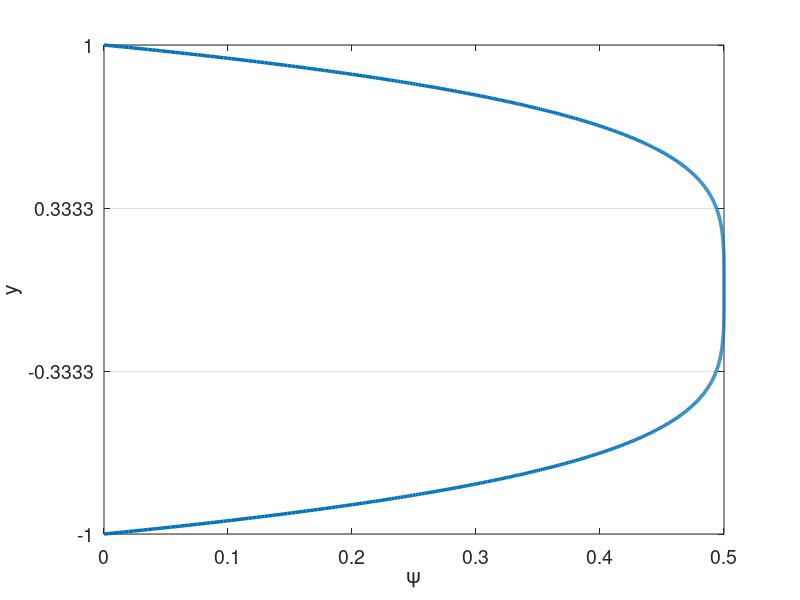

The MATLAB script that drew this image: (Note: this script raises an error after producing the figure.)
% clc
clear all
close all


set(0,'DefaultAxesFontSize',14)
set(0,'defaultLineLineWidth',2.5)
% set(0,'DefaultFigureWindowStyle','docked')


linestyles = {'k-','b-','r-','g-','c-','m-','k--','b--','r--','g--','c--','m--','k-.','b-.','r-.','g-.','c-.','m-.','k:','b:','r:','g:','c:','m:'};
pointstyles = {'ko','bo','ro','go','co','mo','k^','b^','r^','g^','c^','m^','ks','bs','rs','gs','cs','ms','k*','b*','r*','g*','c*','m*','k+','b+','r+','g+','c+','m+'};

%%%%%%%%%%%%%%%%%%%%%%%%%%%%%%%%%%%%%%%%%%%%%%%%%%%%%%%%%%%%%%%%%%
% Navier-Stokes Solver Demo (2D Channel)
%%%%%%%%%%%%%%%%%%%%%%%%%%%%%%%%%%%%%%%%%%%%%%%%%%%%%%%%%%%%%%%%%%

format compact;
format short; 
Re = 1; Pr=0.8; Pe=Re*Pr; 
dpdx = 1;

%N=16; E=5; N1=N+1; nL=N1*N1*E;  % 16th order
N=4; % polynomial order  
Ex=3; % Number of elements in x
Ey=3; % Number of elements in y
CFL=0.1;
u_ic = Re;
pert = 0.0;
f_ic = @(x,y) u_ic*dpdx*(1-y.^2)/2;

%% Enrichment information
en_on = 1;
N_en_y = 3; 
% psi = {@(x,y) dpdx*(0.5*(1 - y.^2) + 0.*x), @(x,y) 0.*y + 0.*x};
% gpsi = {@(x,y) 0.*y + 0.*x, @(x,y) dpdx*(-1.*y + 0.*x), ...
%         @(x,y) 0.*y + 0.*x, @(x,y) 0.*y + 0.*x};
% hpsi = {@(x,y) 0.*y + 0.*x, @(x,y) dpdx*(-1 - 0.*y + 0.*x), ...
%         @(x,y) 0.*y + 0.*x, @(x,y) 0.*y + 0.*x};
    
% enrich y^4    
psi = {@(x,y) (0.5*(1 - y.^4) + 0.*x), @(x,y) 0.*y + 0.*x};
gpsi = {@(x,y) 0.*y + 0.*x, @(x,y) (-2.*y.^3 + 0.*x), ...
        @(x,y) 0.*y + 0.*x, @(x,y) 0.*y + 0.*x};
hpsi = {@(x,y) 0.*y + 0.*x, @(x,y) (-6.*y.^2 + 0.*x), ...
        @(x,y) 0.*y + 0.*x, @(x,y) 0.*y + 0.*x};
   

% enrich y^6    
% psi = {@(x,y) (0.5*(1 - y.^6) + 0.*x), @(x,y) 0.*y + 0.*x};
% gpsi = {@(x,y) 0.*y + 0.*x, @(x,y) (-3.*y.^5 + 0.*x), ...
%         @(x,y) 0.*y + 0.*x, @(x,y) 0.*y + 0.*x};
% hpsi = {@(x,y) 0.*y + 0.*x, @(x,y) (-15.*y.^4 + 0.*x), ...
%         @(x,y) 0.*y + 0.*x, @(x,y) 0.*y + 0.*x};   

% No enrichment on one half
% psi = {@(x,y) (y<=0).*(0.5*(1 - y.^2)) + (y>0).*0.5 + 0.*x, @(x,y) 0.*y + 0.*x};
% gpsi = {@(x,y) 0.*y + 0.*x, @(x,y) (y<=0).*(-1.*y)+ (y>0).*0 + 0.*x, ...
%         @(x,y) 0.*y + 0.*x, @(x,y) 0.*y + 0.*x};
% hpsi = {@(x,y) 0.*y + 0.*x, @(x,y) (y<=0).*(-1.)+ (y>0).*0 + 0.*y + 0.*x, ...
%         @(x,y) 0.*y + 0.*x, @(x,y) 0.*y + 0.*x};

% Blended enrichment
% En - Blend - normal .. - Blend - En
% N_en_form = 1;
% Ly = 2/Ey;
% ye = 1-Ly*N_en_form; % end of enrichment
% yb = 1-Ly*(N_en_form+1); % end of blending
% 
% blend = @(x,y) 0.*x + ...
%     (abs(y) >= (ye-eps)).*1 + ...
%     ((-(ye-eps) < y).*(y <= -(yb-eps))).*(y-(-yb))/((-ye)-(-yb)) + ...
%     + y.*0 + ...
%     (((ye-eps) > y).*(y >= (yb-eps))).*(y-(yb))/((ye)-(yb));
% dblend = @(x,y) 0.*x + ...
%     (abs(y) >= (ye-eps)).*0 + ...
%     ((-(ye-eps) < y).*(y <= -(yb-eps))).*1./((-ye)-(-yb)) + ...
%     + y.*0 + ...
%     (((ye-eps) > y).*(y >= (yb-eps))).*1./((ye)-(yb));
% hblend = @(x,y) 0.*x + ...
%     (abs(y) >= (ye-eps)).*0 + ...
%     ((-(ye-eps) < y).*(y <= -(yb-eps))).*0 + ...
%     + y.*0 + ...
%     (((ye-eps) > y).*(y >= (yb-eps))).*0;
% 
% % c1 = 1./(-ye^2-yb^2+2*ye*yb);
% % c2 = -2*ye*c1;
% % c3 = -(yb^2-2*yb*ye)*c1;
% % c1b = 1./(-(-ye)^2-(-yb)^2+2*(-ye)*(-yb));
% % c2b = -2*(-ye)*c1;
% % c3b = -((-yb)^2-2*(-yb)*(-ye))*c1;
% % blend = @(x,y) 0.*x + ...
% %     (abs(y) >= ye-eps).*1 + ...
% %     ((-(ye-eps) < y).*(y <= -(yb-eps))).*(c1b*y.^2+c2b*y+c3b) + ...
% %     + y.*0 + ...
% %     (((ye-eps) > y).*(y >= (yb-eps))).*(c1*y.^2+c2*y+c3);
% % 
% % dblend = @(x,y) 0.*x + ...
% %     (abs(y) >= (ye-eps)).*0 + ...
% %     ((-(ye-eps) < y).*(y <= -(yb-eps))).*(2*c1b*y+c2b) + ...
% %     + y.*0 + ...
% %     (((ye-eps) > y).*(y >= (yb-eps))).*(2*c1*y+c2);
% % 
% % hblend = @(x,y) 0.*x + ...
% %     (abs(y) >= (ye-eps)).*0 + ...
% %     ((-(ye-eps) < y).*(y <= -(yb-eps))).*2*c1b + ...
% %     + y.*0 + ...
% %     (((ye-eps) > y).*(y >= (yb-eps))).*2*c1;
% 
% en = @(x,y)(0.5*(1 - y.^2)) + 0.*x;
% den = @(x,y) (-1.*y + 0.*x);
% hen = @(x,y) (-1 - 0.*y + 0.*x);
% 
% psi = {@(x,y) blend(x,y).*en(x,y), @(x,y) 0.*y + 0.*x};
% gpsi = {@(x,y) 0.*y + 0.*x, ...
%         @(x,y) blend(x,y).*den(x,y) + dblend(x,y).*en(x,y), ...
%         @(x,y) 0.*y + 0.*x, @(x,y) 0.*y + 0.*x};
% hpsi = {@(x,y) 0.*y + 0.*x, ...
%         @(x,y) blend(x,y).*hen(x,y) + 2*dblend(x,y).*den(x,y) + hblend(x,y).*en(x,y), ...
%         @(x,y) 0.*y + 0.*x, @(x,y) 0.*y + 0.*x};

% Flat enrichment in middle
% Middle is higher than normal enrichment
% en_loc = 2/Ey+0.0001;
% psi = {@(x,y) ((1-abs(y))<=en_loc).*(0.5*(1 - y.^2) + 0.*x)+((1-abs(y))>en_loc).*0.5*(1-(1-2/Ey)^2), @(x,y) 0.*y + 0.*x};
% gpsi = {@(x,y) 0.*y + 0.*x, @(x,y) ((1-abs(y))<=en_loc).*(-1.*y + 0.*x), ...
%         @(x,y) 0.*y + 0.*x, @(x,y) 0.*y + 0.*x};
% hpsi = {@(x,y) 0.*y + 0.*x, @(x,y) ((1-abs(y))<=en_loc).*(-1 - 0.*y + 0.*x), ...
%         @(x,y) 0.*y + 0.*x, @(x,y) 0.*y + 0.*x};

% % 0 enrichment in middle  
% Middle is slightly below normal enrichment
% en_loc = 2/Ey+0.000000001;
% psi = {@(x,y) ((1-abs(y))<=en_loc).*(0.5*(1 - y.^2) + 0.*x), @(x,y) 0.*y + 0.*x};
% gpsi = {@(x,y) 0.*y + 0.*x, @(x,y) ((1-abs(y))<=en_loc).*(-1.*y + 0.*x), ...
%         @(x,y) 0.*y + 0.*x, @(x,y) 0.*y + 0.*x};
% hpsi = {@(x,y) 0.*y + 0.*x, @(x,y) ((1-abs(y))<=en_loc).*(-1 - 0.*y + 0.*x), ...
%         @(x,y) 0.*y + 0.*x, @(x,y) 0.*y + 0.*x};

% % 0 enrichment in middle not full element
% Middle is slightly below normal enrichment
% [X,Y]=make_geom_channel(Ex,Ey,N);      % Geometry in local form
% en_loc = 1-abs(Y(1,end-1,1))+0.000000001;
% psi = {@(x,y) ((1-abs(y))<=en_loc).*(0.5*(1 - y.^2) + 0.*x), @(x,y) 0.*y + 0.*x};
% gpsi = {@(x,y) 0.*y + 0.*x, @(x,y) ((1-abs(y))<=en_loc).*(-1.*y + 0.*x), ...
%         @(x,y) 0.*y + 0.*x, @(x,y) 0.*y + 0.*x};
% hpsi = {@(x,y) 0.*y + 0.*x, @(x,y) ((1-abs(y))<=en_loc).*(-1 - 0.*y + 0.*x), ...
%         @(x,y) 0.*y + 0.*x, @(x,y) 0.*y + 0.*x};

% 0 enrichment
% psi = {@(x,y) 0+0.*y + 0.*x, @(x,y) 0+0.*y + 0.*x;};
% gpsi = {@(x,y) 0.*y + 0.*x, @(x,y) 0.*y + 0.*x, @(x,y) 0.*y + 0.*x, @(x,y) 0.*y + 0.*x};
% hpsi = {@(x,y) 0.*y + 0.*x, @(x,y) 0.*y + 0.*x, @(x,y) 0.*y + 0.*x, @(x,y) 0.*y + 0.*x};

%% Plot psi
figure
ys_plot = linspace(-1,1,1000);
plot(psi{1}(0,ys_plot),ys_plot)
xlabel('\psi')
ylabel('y')
set(gca, 'YGrid', 'on', 'XGrid', 'off')
    yticks(linspace(-1,1,Ey+1));

psi_p = psi{1}(0,N_en_y*2/Ey-1);

%% Begin Solve
E=Ex*Ey; % Total number of elements
N1=N+1;
disp("Generating Matrices")
% if en_on
%     Q=makeq_en(Ex,Ey,N,N_en_y);
% else
    Q=makeq(Ex,Ey,N); % Global continuity
% end
R=maker(Q,Ex,N); % Restriction matrix, applies Dirichlet conditions
[X,Y]=make_geom_channel(Ex,Ey,N);      % Geometry in local form
en_b_nodes = get_en_bound_nodes(Ex,Ey,N,N_en_y);

Ys = zeros(Ey*length(Y(1,:,1)),1);
for i = 1:Ey
    Ys((i-1)*(N+1)+1:(i)*(N+1)) = Y(1,:,(i-1)*Ex+1);
end
        
[G,J,ML,RX]=make_coef(X,Y);
[Ah,Bh,Ch,Dh,z,w]=semhat(N);

[n,nb]=size(R); 
nL=N1*N1*E;

Ab=spalloc(nL,nL,nL*N);    %  Generate Abar
for j=1:nL
    x=zeros(nL,1); 
    x(j)=1; 
    Ab(:,j)=abar_c(x,Dh,G,Q);  % assembled Neumann Operator
end
A_c=R*Q'*apply_en_cont(Ab,en_b_nodes,psi_p);
S_check=full(Ab);
Ab = Q'*Ab*Q;
A=R*Ab*R'; % Full stiffness matrix
Bb=reshape(ML,nL,1); % Form Mass matrix
Bb=diag(Bb); 
Bb=sparse(Bb); 
Ma=R*Q'*Bb*Q*R'; % Assembling mass matrix  % Full mass matrix
M_c = R*Q'*apply_en_cont(Bb,en_b_nodes,psi_p);


%%
M_check=full(Bb);

Ma_uv_check = zeros(2*nL);
Ma_uv_check(1:nL,1:nL) = M_check;
Ma_uv_check(nL+1:2*nL,nL+1:2*nL) = M_check;
A_uv_check = zeros(2*nL);
A_uv_check(1:nL,1:nL) = S_check;
A_uv_check(nL+1:2*nL,nL+1:2*nL) = S_check;

M_q = full(Ma);
S_q = full(A);


%%


% Assemble overall system matrices
nn = length(Ma); % number of nodes in the domain
Ma_uv = zeros(2*nn);
Ma_uv(1:nn,1:nn) = Ma;
Ma_uv(nn+1:2*nn,nn+1:2*nn) = Ma;
Ma_uv = sparse(Ma_uv);
A_uv = zeros(2*nn);
A_uv(1:nn,1:nn) = A;
A_uv(nn+1:2*nn,nn+1:2*nn) = A;
A_uv = sparse(A_uv);
ML_uv = zeros(2*(N+1),2*(N+1),E);
ML_uv(1:N+1,1:N+1,1:E) = ML;
ML_uv(N+2:2*(N+1),N+2:2*(N+1),1:E) = ML;


%% Assemble enrichment matrices
psi_xy{1} = psi{1}(X,Y);
psi_xy{2} = psi{2}(X,Y);
if en_on
    disp("Computing enrichment")
    [Mp,Sp,T1,T2,T1_alt,T1_alt2,Mp_alt,Sp_alt,z_en,w_en] = enrich_mats(X,Y,E,N,psi,gpsi,hpsi,J);
    nb = N1*N1;
        
    for k=1:2
        Mp_all{k} = zeros(nb*E,nb*E);
        Sp_all{k} = zeros(nb*E,nb*E);
%         T1_all{k} = zeros(nb*E,1);
%         T2_all{k} = zeros(nb*E,1);
        T1_all{k} = zeros(N+1,N+1,E);
        T2_all{k} = zeros(N+1,N+1,E);
        T1_alt_all{k} = zeros(N+1,N+1,E);
        T1_alt2_all{k} = zeros(N+1,N+1,E);
        Mp_alt_all{k} = zeros(nb*E,nb*E);
        Sp_alt_all{k} = zeros(nb*E,nb*E);
        
        T1_rs{k} = reshape(T1{k},[N+1,N+1,E]);
        T2_rs{k} = reshape(T2{k},[N+1,N+1,E]);
        T1_alt_rs{k} = reshape(T1_alt{k},[N+1,N+1,E]);
        T1_alt2_rs{k} = reshape(T1_alt2{k},[N+1,N+1,E]);
        
        % TODO: Assemble differently for different elements
        for iy = 1:Ey
            for ix = 1:Ex
                i = (iy-1)*Ex+ix;
                if ((iy <= N_en_y) || (iy > Ey-N_en_y))
                    Mp_all{k}((i-1)*nb+1:i*nb,(i-1)*nb+1:i*nb) = Mp{k}(:,:,i);
                    Sp_all{k}((i-1)*nb+1:i*nb,(i-1)*nb+1:i*nb) = Sp{k}(:,:,i);
%                     T1_all{k}((i-1)*nb+1:i*nb) = T1{k}(:,i);
%                     T2_all{k}((i-1)*nb+1:i*nb) = T2{k}(:,i);
%                     T1{k}(:,i) = T1{k}(:,i);
%                     T2{k}(:,i) = T2{k}(:,i);
                    T1_all{k}(:,:,i) = T1_rs{k}(:,:,i); 
                    T2_all{k}(:,:,i) = T2_rs{k}(:,:,i);
                    T1_alt_all{k}(:,:,i) = T1_alt_rs{k}(:,:,i); 
                    T1_alt2_all{k}(:,:,i) = T1_alt2_rs{k}(:,:,i); 
                else
                    Mp_all{k}((i-1)*nb+1:i*nb,(i-1)*nb+1:i*nb) = Mp_alt{k}(:,:,i);
                    Sp_all{k}((i-1)*nb+1:i*nb,(i-1)*nb+1:i*nb) = Sp_alt{k}(:,:,i);
                end                
            end
        end
        %%
        if k == 1
            Mp_check_1 = full(Mp_all{k});
            Sp_check_1 = full(Sp_all{k});
            T1_check_1 = full(T1_all{k});
            T2_check_1 = full(T2_all{k});
            Mp_check_2 = zeros(size(Mp_all{k}));
            Sp_check_2 = zeros(size(Mp_all{k}));
            T1_check_2 = zeros(size(Mp_all{k}));
            T2_check_2 = zeros(size(Mp_all{k}));
        elseif k == 2
            Mp_check_2 = full(Mp_all{k});
            Sp_check_2 = full(Sp_all{k});
            T1_check_2 = full(T1_all{k});
            T2_check_2 = full(T2_all{k});
        end
        %%
        Mp_all{k} = sparse(Mp_all{k});        
        Mp_all_c{k} = R*Q'*apply_en_cont(Mp_all{k},en_b_nodes,psi_p);
        Mp_all{k} = R*Q'*Mp_all{k}*Q*R';
        Sp_all{k} = sparse(Sp_all{k});
        Sp_all_c{k} = R*Q'*apply_en_cont(Sp_all{k},en_b_nodes,psi_p);
        Sp_all{k} = R*Q'*Sp_all{k}*Q*R';
        
        Mp_alt_all{k} = sparse(Mp_alt_all{k});        
        Mp_alt_all_c{k} = R*Q'*apply_en_cont(Mp_alt_all{k},en_b_nodes,psi_p);
        Mp_alt_all{k} = R*Q'*Mp_alt_all{k}*Q*R';
        
%         T1_all{k} = sparse(T1_all{k});
%         T2_all{k} = sparse(T2_all{k});
%         T2_all{k} = Q'*T2_all{k};
   
    end
    
    Mp_uv = zeros(2*nn);
    Sp_uv = zeros(2*nn);
    Mp_uv(1:nn,1:nn) = Mp_all{1};
    Mp_uv(1:nn,nn+1:2*nn) = Mp_all{2};
    Sp_uv(1:nn,1:nn) = Sp_all{1};
    Sp_uv(nn+1:2*nn,nn+1:2*nn) = Sp_all{1};
    
    %%
    Mp_uv_check = zeros(2*nL);
    Mp_uv_check(1:nL,1:nL) = Mp_check_1;
    Mp_uv_check(1:nL,nL+1:2*nL) = Mp_check_2;
    Sp_uv_check(1:nL,1:nL) = Sp_check_1;
    Sp_uv_check(nL+1:2*nL,nL+1:2*nL) = Sp_check_1;
    Mp_q_1 = full(Mp_all{1});
    Sp_q_1 = full(Sp_all{1});
    
    Mp_q_2 = full(Mp_all{2});
    Sp_q_2 = full(Sp_all{2});
    %%

    Mp_uv = sparse(Mp_uv);
    Sp_uv = sparse(Sp_uv);   
end

%%

dxmin=pi*(z(N1)-z(N))/(2*Ex); % Get min dx for CFL constraint
Tfinal=100; 
dt=CFL*dxmin/u_ic; 
nstep=ceil(Tfinal/dt); 
dt=Tfinal/nstep; 
% Print information
nstep
dt
yp1 = (1+Y(1,2))*Re

disp("Computing inverse")
Ai=pinv(full(Ab)); 

disp("Setting Initial Conditions")
% Initial conditions
u=u_ic*ones(size(ML)); 
v=0*ML;

for e = 1:E
    for i = 1:N+1
        for j = 1:N+1
            u(i,j,e) = f_ic(X(i,j,e),Y(i,j,e))+pert*rand()*u_ic;
            v(i,j,e) = v(i,j,e)+pert*rand()*u_ic;
            if en_on
                if ((e <= Ex*N_en_y) || (e > (Ey-N_en_y)*Ex))
                    u(i,j,e) = u(i,j,e) - psi{1}(X(i,j,e),Y(i,j,e));
                    v(i,j,e) = v(i,j,e) - psi{2}(X(i,j,e),Y(i,j,e));
                end
            end
        end
    end
end

% u = apply_en_cont_soln(u,en_b_nodes,psi_p);
u1=u; u2=u; u3=u; fx3=u; fx2=u; fx1=u;
v1=v; v2=v; v3=v; fy3=v; fy2=v; fy1=v;

F = dpdx*ones(size(ML));
% Fb=reshape(ML.*F,nL,1); %% Output
% 
% Fb=Bb\(Q'*Fb);  

uv = [u;v];

%%
uv_ic_check = uv;
%%

%% Setup BC if nonzero
% u_bc = ones(size(u)).*((Y==1)+(Y==-1));
% u_bc = reshape(ML.*u_bc,nL,1);
% u_bc = Bb\(Q'*u_bc);

%%
disp("Timestepping")
plot1 = 1;
time = 0;
plot1 = post_channel(N,Ex,Ey,w,X,Y,Ys,en_on,time,u,psi_xy,N_en_y,plot1);
%%
% psi_len = length(M_c);
% psi_c = zeros(psi_len,1);
% psi_c(1:psi_len/2) = -1*ones(psi_len/2,1)*psi_p;
% psi_c(psi_len/2+1:psi_len) = 1*ones(psi_len/2,1)*psi_p;
for step=1:nstep 
    time=step*dt;
    if step==1; b0=1.0;    b= [ -1 0 0 ]';       a=[ 1  0 0 ]'; end
    if step==2; b0=1.5;    b=([ -4 1 0 ]')./2;   a=[ 2 -1 0 ]'; end
    if step==3; b0=11./6.; b=([ -18 9 -2 ]')./6; a=[ 3 -3 1 ]'; end
    if step<=3
        if en_on
            H_x=(Ma + A*dt/(b0*Re) + dt/b0*(Mp_all{1} + Sp_all{1}));
            H_y=(Ma + A*dt/(b0*Re));
            [LH_x,UH_x]=lu(H_x);
            [LH_y,UH_y]=lu(H_y);
            terms_x = 1/Re*(T1_all{1})+T2_all{1};
            terms_y = 1/Re*(T1_all{2})+T2_all{2};
            
            H_uv = (Ma_uv + A_uv*dt/(b0*Re) + dt/b0*(Mp_uv + Sp_uv));
            H_c = (M_c + A_c*dt/(b0*Re) + dt/b0*(Mp_all_c{1}+Sp_all_c{1}));
            H_check = (Ma_uv_check + A_uv_check*dt/(b0*Re) + dt/b0*(Mp_uv_check + Sp_uv_check));
            H_q_check = R*Q'*(apply_en_cont(H_check(1:nL,1:nL),en_b_nodes,psi_p)+apply_en_cont(H_check(1:nL,nL+1:2*nL),en_b_nodes,psi_p));
            H_q = full(H_uv);
            rhs_c = (H_c);
            [LH_uv,UH_uv]=lu(H_uv);
        else
            H=(Ma + A*dt/(b0*Re));
            [LH_x,UH_x]=lu(H);
            LH_y = LH_x;
            UH_y = UH_x;

            terms_x = zeros(N+1,N+1,E);
            terms_y = zeros(N+1,N+1,E);
            
            H_uv = (Ma_uv + A_uv*dt/(b0*Re));
            rhs_c = zeros(size(Ma(:,1)));
            [LH_uv,UH_uv]=lu(H_uv);
%             Hbar=(Bb+ Ab*dt/(b0*Re));
        end
        
        b0i=1./b0;
    end % Viscous op
 
    %% uv version
    
%   Nonlinear step - unassembled, not multiplied by mass matrix

    fx1 = -convl(u,RX,Dh,u,v) + F + terms_x; % du = Cu  
    fy1 = -convl(v,RX,Dh,u,v) + terms_y; % dv = Cv
    
    %%
    convl_x_check = -convl(u,RX,Dh,u,v);
    convl_y_check = -convl(v,RX,Dh,u,v);
    %%

    rx  = a(1)*fx1+a(2)*fx2+a(3)*fx3; % kth-order extrapolation
    ry  = a(1)*fy1+a(2)*fy2+a(3)*fy3;

    fx3=fx2; fx2=fx1; 
    fy3=fy2; fy2=fy1; 

    rx  = dt*rx - (b(1)*u+b(2)*u2+b(3)*u3); u3=u2; u2=u; % Add BDF terms
    ry  = dt*ry - (b(1)*v+b(2)*v2+b(3)*v3); v3=v2; v2=v; %     and

    ut  = b0i*rx; 
    vt  = b0i*ry; 

%   uL=ut; vL=vt;
    [uL,vL,pr]=pressure_project(ut,vt,Ai,Q,ML,RX,Dh); % Div-free velocity
    pr = (b0/dt)*pr;
    
    %%
    uL_check = uL;
    vL_check = vL;
    %%

    %   Set RHS.                 %Viscous update. %  Convert to local form.
%     u=R*(Q'*reshape(ML.*uL,nL,1)-Hbar*u_bc);
    u_rhs=R*(Q'*reshape(ML.*uL,nL,1));
    v_rhs=R*(Q'*reshape(ML.*vL,nL,1));
    
    u_rhs = u_rhs; %  + (dt/b0)*1/Re*R*Q'*reshape(T1_alt2_all{1},nL,1);
    
        %%
    u_rhs_check = u_rhs;
    v_rhs_check = v_rhs;
    %%
    
    uv = [u_rhs+rhs_c;v_rhs];
    uv_check = uv;
%     uv = [u;v];
    uv=UH_uv\(LH_uv\uv);
    u = uv(1:nn);
    v = uv(nn+1:2*nn);
%     u=Q*(R'*u+u_bc);
    u=Q*(R'*u);
    if en_on
        u = apply_en_cont_soln(Ey,N_en_y,en_b_nodes,u,psi_p);
    end
    u=reshape(u,N1,N1,E);
    v=Q*(R'*v);
    v=reshape(v,N1,N1,E);
    
    
    
%% Output
    if mod(step,100)==0
        plot1 = post_channel(N,Ex,Ey,w,X,Y,Ys,en_on,time,u,psi_xy,N_en_y,plot1);
    end

end
%%%%%%%%%%%%%%%%%%%%%%%%%%%%%%%%%%%%%%%%%%%%%%%%%%%%%%%%%%%%%%%%%%
